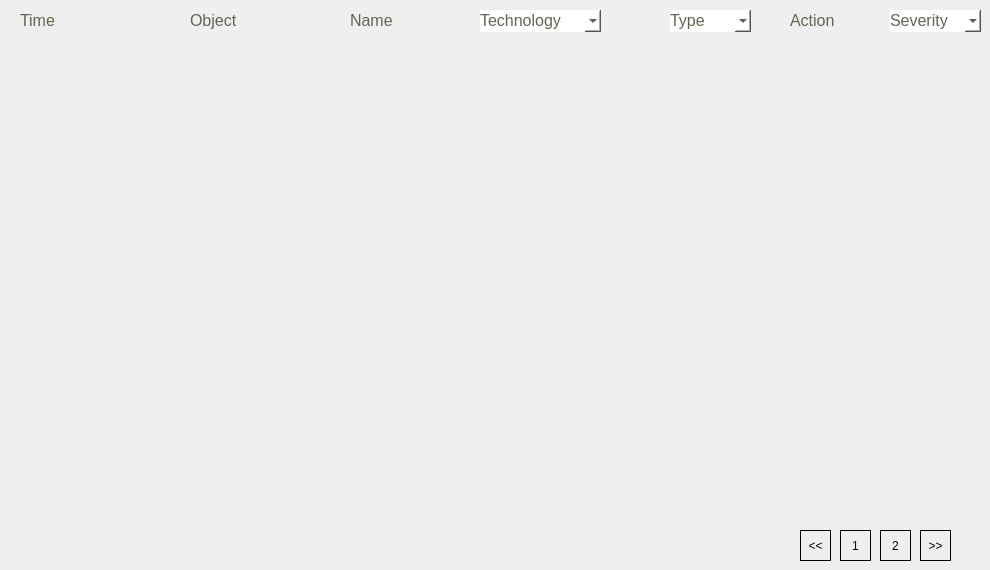
       <widget class="QWidget" name="page_3">
        <widget class="QLabel" name="label_6">
         <property name="geometry">
          <rect>
           <x>20</x>
           <y>0</y>
           <width>71</width>
           <height>41</height>
          </rect>
         </property>
         <property name="styleSheet">
          <string notr="true">QLabel{
font-size: 16px;
color: #656353;
}</string>
         </property>
         <property name="text">
          <string>Time</string>
         </property>
        </widget>
        <widget class="QLabel" name="label_7">
         <property name="geometry">
          <rect>
           <x>190</x>
           <y>0</y>
           <width>71</width>
           <height>41</height>
          </rect>
         </property>
         <property name="styleSheet">
          <string notr="true">QLabel{
font-size: 16px;
color: #656353;
}</string>
         </property>
         <property name="text">
          <string>Object</string>
         </property>
        </widget>
        <widget class="QLabel" name="label_8">
         <property name="geometry">
          <rect>
           <x>350</x>
           <y>0</y>
           <width>71</width>
           <height>41</height>
          </rect>
         </property>
         <property name="styleSheet">
          <string notr="true">QLabel{
font-size: 16px;
color: #656353;
}</string>
         </property>
         <property name="text">
          <string>Name</string>
         </property>
        </widget>
        <widget class="QComboBox" name="comboBox_2">
         <property name="geometry">
          <rect>
           <x>480</x>
           <y>10</y>
           <width>121</width>
           <height>22</height>
          </rect>
         </property>
         <property name="styleSheet">
          <string notr="true">QComboBox{
border: none;
background-color: white;
}</string>
         </property>
        </widget>
        <widget class="QLabel" name="label_9">
         <property name="geometry">
          <rect>
           <x>480</x>
           <y>10</y>
           <width>101</width>
           <height>21</height>
          </rect>
         </property>
         <property name="styleSheet">
          <string notr="true">QLabel{
font-size: 16px;
color: #656353;
}</string>
         </property>
         <property name="text">
          <string>Technology</string>
         </property>
        </widget>
        <widget class="QComboBox" name="comboBox_3">
         <property name="geometry">
          <rect>
           <x>670</x>
           <y>10</y>
           <width>81</width>
           <height>22</height>
          </rect>
         </property>
         <property name="styleSheet">
          <string notr="true">QComboBox{
border: none;
background-color: white;
}</string>
         </property>
        </widget>
        <widget class="QLabel" name="label_10">
         <property name="geometry">
          <rect>
           <x>670</x>
           <y>10</y>
           <width>61</width>
           <height>21</height>
          </rect>
         </property>
         <property name="styleSheet">
          <string notr="true">QLabel{
font-size: 16px;
color: #656353;
}</string>
         </property>
         <property name="text">
          <string>Type</string>
         </property>
        </widget>
        <widget class="QLabel" name="label_11">
         <property name="geometry">
          <rect>
           <x>790</x>
           <y>0</y>
           <width>71</width>
           <height>41</height>
          </rect>
         </property>
         <property name="styleSheet">
          <string notr="true">QLabel{
font-size: 16px;
color: #656353;
}</string>
         </property>
         <property name="text">
          <string>Action</string>
         </property>
        </widget>
        <widget class="QComboBox" name="comboBox_4">
         <property name="geometry">
          <rect>
           <x>890</x>
           <y>10</y>
           <width>91</width>
           <height>22</height>
          </rect>
         </property>
         <property name="styleSheet">
          <string notr="true">QComboBox{
border: none;
background-color: white;
}</string>
         </property>
        </widget>
        <widget class="QLabel" name="label_12">
         <property name="geometry">
          <rect>
           <x>890</x>
           <y>10</y>
           <width>71</width>
           <height>21</height>
          </rect>
         </property>
         <property name="styleSheet">
          <string notr="true">QLabel{
font-size: 16px;
color: #656353;
}</string>
         </property>
         <property name="text">
          <string>Severity</string>
         </property>
        </widget>
        <widget class="QPushButton" name="pushButton_4">
         <property name="geometry">
          <rect>
           <x>800</x>
           <y>530</y>
           <width>31</width>
           <height>31</height>
          </rect>
         </property>
         <property name="styleSheet">
          <string notr="true">QPushButton {
border: 0.5px solid black;
}</string>
         </property>
         <property name="text">
          <string>&lt;&lt;</string>
         </property>
        </widget>
        <widget class="QPushButton" name="pushButton_5">
         <property name="geometry">
          <rect>
           <x>840</x>
           <y>530</y>
           <width>31</width>
           <height>31</height>
          </rect>
         </property>
         <property name="styleSheet">
          <string notr="true">QPushButton {
border: 0.5px solid black;
}</string>
         </property>
         <property name="text">
          <string>1</string>
         </property>
        </widget>
        <widget class="QPushButton" name="pushButton_6">
         <property name="geometry">
          <rect>
           <x>880</x>
           <y>530</y>
           <width>31</width>
           <height>31</height>
          </rect>
         </property>
         <property name="styleSheet">
          <string notr="true">QPushButton {
border: 0.5px solid black;
}</string>
         </property>
         <property name="text">
          <string>2</string>
         </property>
        </widget>
        <widget class="QPushButton" name="pushButton_7">
         <property name="geometry">
          <rect>
           <x>920</x>
           <y>530</y>
           <width>31</width>
           <height>31</height>
          </rect>
         </property>
         <property name="styleSheet">
          <string notr="true">QPushButton {
border: 0.5px solid black;
}</string>
         </property>
         <property name="text">
          <string>&gt;&gt;</string>
         </property>
        </widget>
       </widget>
